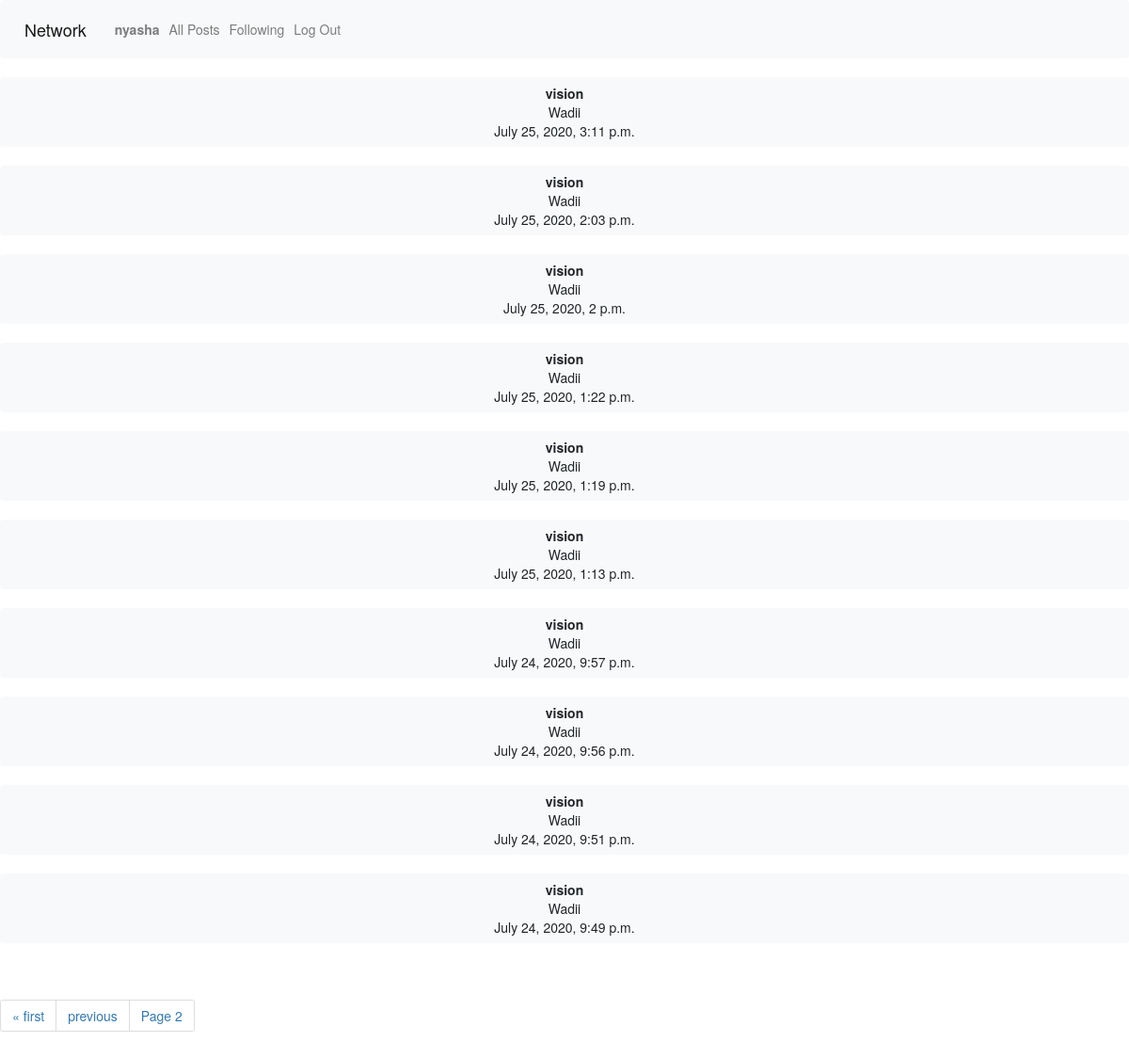
/followingbox?page=2 (signed in), run on the app's committed database.
### network/models.py (models this page shows, shortened)
class User(AbstractUser):
    def serialize(self):
        return{
            "id": self.id,
            "username":self.username,
            "tweets": [{"id":tweets.id,"body": tweets.body, "time": tweets.timestamp} for tweets in self.tweets.order_by("-timestamp").all()],
            "following":[user.following_user_id.id for user in self.following.all()],
            "followers":[user.user_id.id for user in self.followers.all()]
        }

class Tweet(models.Model):
    user = models.ForeignKey(User, related_name="tweets", on_delete=models.CASCADE)
    body = models.TextField(blank=True)
    timestamp = models.DateTimeField(auto_now_add=True)

### network/views.py (the view)
# urls.py: path("followingbox", views.followingbox, name="followingbox"),
@login_required
def followingbox(request):
    if request.method == "GET":
        followed_people = UserFollowing.objects.filter(user_id=request.user).values('following_user_id')
        tweets = Tweet.objects.filter(user__in=followed_people)
        tweets = tweets.order_by("-timestamp").all()
        paginator = Paginator(tweets, 10)
        page_number = request.GET.get('page')
        tweets_obj = paginator.get_page(page_number)
        return render(request, 'network/following.html', {'tweets_obj': tweets_obj})
    else:
        return JsonResponse({"error": "Invalid tweetbox."}, status=400)

### network/templates/network/following.html (shortened to what this page needs)
{% extends "network/layout.html" %}
{% load static %}
{% block body %}
<div id="all_tweets_view">
<div id="all_tweets_list">
{% for tweet in tweets_obj %}
<button class="tweet btn btn-light bd btn-block"><a><b>{{tweet.user.username}}</b></a><br>{{tweet.body}}<br>{{tweet.timestamp}}</button><br>
{% endfor %}
<div class="pagination">
    <span class="step-links">
        <ul class="pagination">
            {% if tweets_obj.has_previous %}
            <li class="page-item"><a class="page-link" href="?page=1">&laquo; first</a></li>
            <li class="page-item"><a class="page-link" href="?page={{ tweets_obj.previous_page_number }}">previous</a></li>
        {% endif %}
        <li class="page-item"><a class="page-link"><span class="current">Page {{ tweets_obj.number }}</span></a></li>
        </ul>
    </span>
</div>
    </div>
</div>
{% endblock %}

### network/templates/network/layout.html (shortened to what this page needs)
{% load static %}
<!DOCTYPE html>
<html lang="en">
    <head>
        <link rel="stylesheet" href="https://stackpath.bootstrapcdn.com/bootstrap/4.4.1/css/bootstrap.min.css">
        <link href="{% static 'network/styles.css' %}" rel="stylesheet">
        <link rel="stylesheet" href="https://maxcdn.bootstrapcdn.com/bootstrap/3.4.0/css/bootstrap.min.css">
    </head>
    <body>
        <nav class="navbar navbar-expand-lg navbar-light bg-light">
            <a class="navbar-brand" href="#">Network</a>
            <div>
              <ul class="navbar-nav mr-auto">
                {% if user.is_authenticated %}
                    <li class="nav-item">
                        <a  class="nav-link" href="{% url 'user_profile' request.user.id %}"><strong>{{ user.username }}</strong></a>
                    </li>
                {% endif %}
                <li class="nav-item">
                  <a id ="all_posts" class="nav-link" href="{% url 'index' %}">All Posts</a>
                </li>
                {% if user.is_authenticated %}
                    <li class="nav-item">
                        <a id ="following" class="nav-link" href="{% url 'followingbox'%}">Following</a>
                    </li>
                    <li class="nav-item">
                        <a class="nav-link" href="{% url 'logout' %}">Log Out</a>
                    </li>
                {% endif %}
              </ul>
            </div>
          </nav>
        <div class="body">
            {% block body %}
            {% endblock %}
        </div>
    </body>
</html>

### network/static/network/styles.css (style rules this page uses)
.bd { border-color:gray; }

### data on the page
User: username "nyasha"
Tweet: user.username "vision", body "Wadii", timestamp "July 25, 2020, 3:11 p.m."
Tweet: user.username "vision", body "Wadii", timestamp "July 25, 2020, 2:03 p.m."
Tweet: user.username "vision", body "Wadii", timestamp "July 25, 2020, 2 p.m."
Tweet: user.username "vision", body "Wadii", timestamp "July 25, 2020, 1:22 p.m."
Tweet: user.username "vision", body "Wadii", timestamp "July 25, 2020, 1:19 p.m."
Tweet: user.username "vision", body "Wadii", timestamp "July 25, 2020, 1:13 p.m."
Tweet: user.username "vision", body "Wadii", timestamp "July 24, 2020, 9:57 p.m."
Tweet: user.username "vision", body "Wadii", timestamp "July 24, 2020, 9:56 p.m."
Tweet: user.username "vision", body "Wadii", timestamp "July 24, 2020, 9:51 p.m."
Tweet: user.username "vision", body "Wadii", timestamp "July 24, 2020, 9:49 p.m."

### other printed values
{{ tweets_obj.number }} "2"
